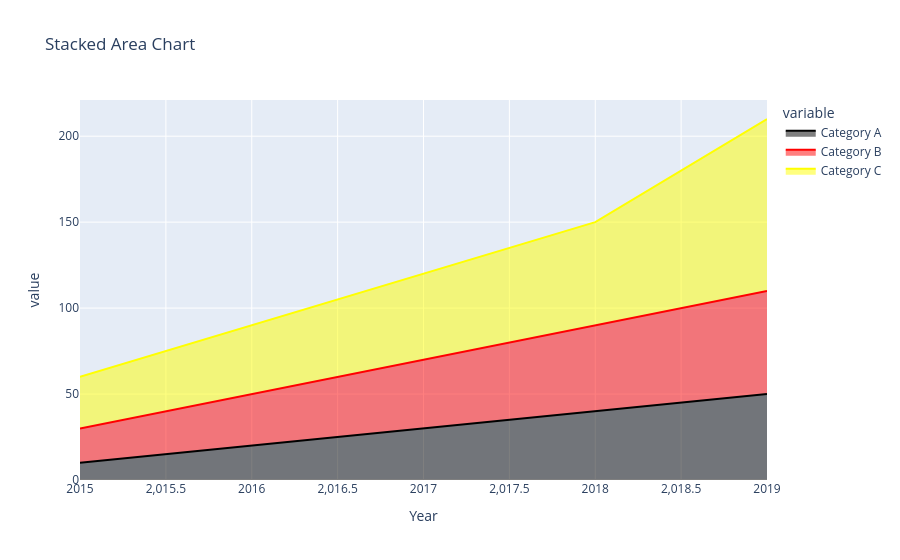

The code cell stored with this chart in its notebook:
### Code cell
import pandas as pd 
import plotly.express as px
# Create a dataframe with random values 
data = pd.DataFrame({
    'Year': [2015, 2016, 2017, 2018, 2019],
    'Category A': [10, 20, 30, 40, 50],
    'Category B': [20, 30, 40, 50, 60],
    'Category C': [30, 40, 50, 60, 100]
})
# Create a stacked area chart
fig = px.area(data, x='Year', y=['Category A', 'Category B', 'Category C'], 
title='Stacked Area Chart',
            color_discrete_sequence=['black', 'red', 'yellow'])
fig.show()

### Figure 1 — Plotly figure (JSON) as saved in the notebook; plotly's stock layout.template omitted (floating-point values rounded to 4 significant figures)
{"data": [{"fillpattern": {"shape": ""}, "hovertemplate": "variable=Category A<br>Year=%{x}<br>value=%{y}<extra></extra>", "legendgroup": "Category A", "line": {"color": "black"}, "marker": {"symbol": "circle"}, "mode": "lines", "name": "Category A", "orientation": "v", "showlegend": true, "stackgroup": "1", "type": "scatter", "x": [2015, 2016, 2017, 2018, 2019], "xaxis": "x", "y": [10, 20, 30, 40, 50], "yaxis": "y"}, {"fillpattern": {"shape": ""}, "hovertemplate": "variable=Category B<br>Year=%{x}<br>value=%{y}<extra></extra>", "legendgroup": "Category B", "line": {"color": "red"}, "marker": {"symbol": "circle"}, "mode": "lines", "name": "Category B", "orientation": "v", "showlegend": true, "stackgroup": "1", "type": "scatter", "x": [2015, 2016, 2017, 2018, 2019], "xaxis": "x", "y": [20, 30, 40, 50, 60], "yaxis": "y"}, {"fillpattern": {"shape": ""}, "hovertemplate": "variable=Category C<br>Year=%{x}<br>value=%{y}<extra></extra>", "legendgroup": "Category C", "line": {"color": "yellow"}, "marker": {"symbol": "circle"}, "mode": "lines", "name": "Category C", "orientation": "v", "showlegend": true, "stackgroup": "1", "type": "scatter", "x": [2015, 2016, 2017, 2018, 2019], "xaxis": "x", "y": [30, 40, 50, 60, 100], "yaxis": "y"}], "layout": {"legend": {"title": {"text": "variable"}, "tracegroupgap": 0}, "title": {"text": "Stacked Area Chart"}, "xaxis": {"anchor": "y", "domain": [0, 1], "title": {"text": "Year"}}, "yaxis": {"anchor": "x", "domain": [0, 1], "title": {"text": "value"}}}}
